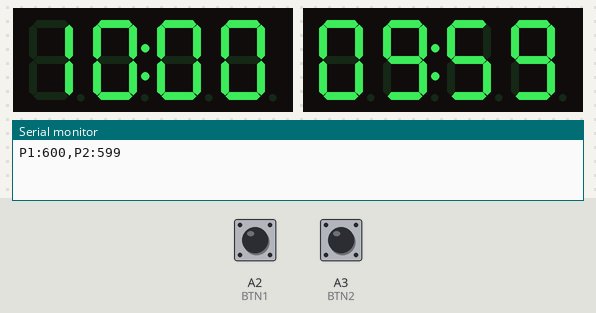
A sketch run on a simulated Arduino Uno, built with avr-gcc and run on an emulated ATmega328P. Parts: 2 × 4-digit seven-segment display, the last lines printed to the serial monitor. The test bench sets the inputs (shaded band); at power-on: A3 (BTN2) HIGH, A2 (BTN1) HIGH.

Above: at 1.2 s.
1.3 s: A3 (BTN2) pulled LOW for 0.15 s
At 2.8 s:
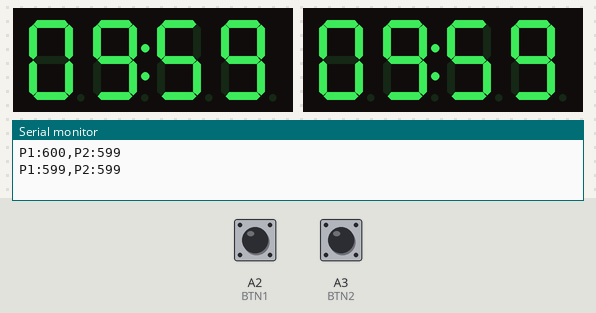
4.4 s: A2 (BTN1) pulled LOW for 0.15 s
At 7.4 s:
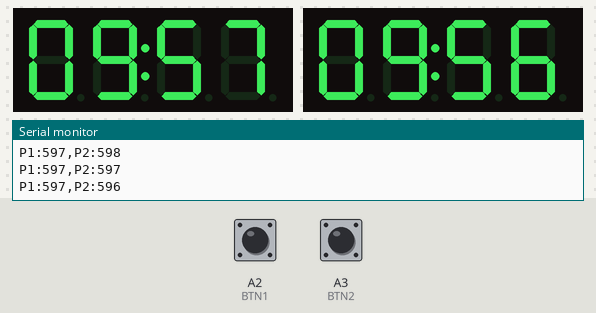
7.5 s: A3 (BTN2) pulled LOW for 1 s
At 10.6 s:
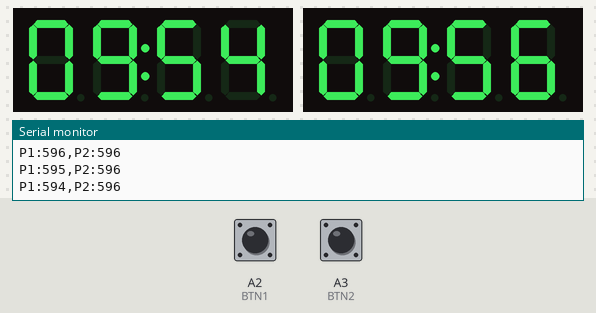
10.7 s: A2 (BTN1) pulled LOW for 1 s
At 13.0 s:
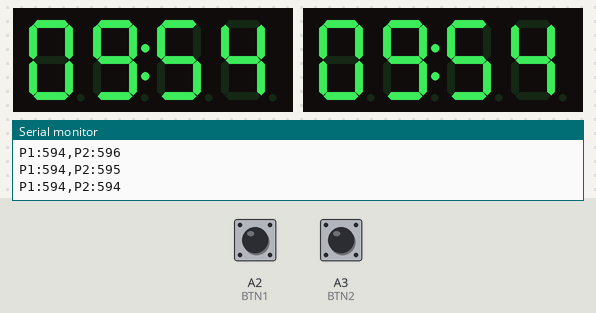
Timing chart, 0 to 14.5 s (numbered marks = the images above; inputs shaded):
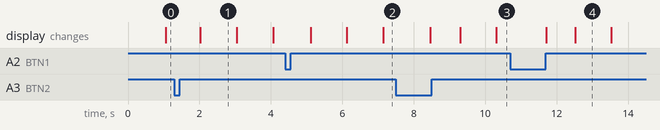

The sketch:

timer_test.ino
```cpp
#include <TM1637Display.h>

// 버튼 핀
#define BTN1 A2
#define BTN2 A3

// Player1용 TM1637 핀
#define CLK1 A1
#define DIO1 A0
TM1637Display display1(CLK1, DIO1);

// Player2용 TM1637
#define CLK2 A5
#define DIO2 A4
TM1637Display display2(CLK2, DIO2);

int time_p1 = 600; // 10분
int time_p2 = 600;
bool turn_p1 = false; // 시작하자마자 P2(흰색)부터 감소
bool timer_running = true; // 부팅 즉시 실행
unsigned long prevMillis = 0;

// 시리얼 명령 처리 제거 (간소화 동작)

void setup()
{
  Serial.begin(9600); // ← Serial 통신 시작

  pinMode(BTN1, INPUT_PULLUP);
  pinMode(BTN2, INPUT_PULLUP);

  display1.setBrightness(2); // 밝기 0~7
  display2.setBrightness(7);

  // 초기 설정: P2 차례로 시작
  turn_p1 = false;
  timer_running = true;
  prevMillis = millis();
}

void loop()
{
  unsigned long now = millis();

  // 타이머가 실행 중일 때만 1초마다 감소
  if (timer_running && now - prevMillis >= 1000)
  {
    prevMillis = now;
    if (turn_p1 && time_p1 > 0)
      time_p1--;
    if (!turn_p1 && time_p2 > 0)
      time_p2--;

    // 1초마다 현재 시간 정보를 라즈베리파이로 전송
    Serial.print("P1:");
    Serial.print(time_p1);
    Serial.print(",P2:");
    Serial.println(time_p2);
    // 시간이 0에 도달해도 송신은 계속, 감소만 멈춤
  }

  // 버튼 눌러서 턴 전환
  if (digitalRead(BTN1) == LOW)
  {
    turn_p1 = false;
    delay(200); // 디바운싱
  }
  if (digitalRead(BTN2) == LOW)
  {
    turn_p1 = true;
    delay(200);
  }

  // MMSS 포맷으로 변환 (예: 2분 5초 → 0205)
  int p1_display = (time_p1 / 60) * 100 + (time_p1 % 60);
  int p2_display = (time_p2 / 60) * 100 + (time_p2 % 60);

  // 표시 (중간 점(:) 포함)
  display1.showNumberDecEx(p1_display, 0b01000000, true);
  display2.showNumberDecEx(p2_display, 0b01000000, true);
}

// 명령/상태 관련 함수 제거로 코드 간소화 완료
```
